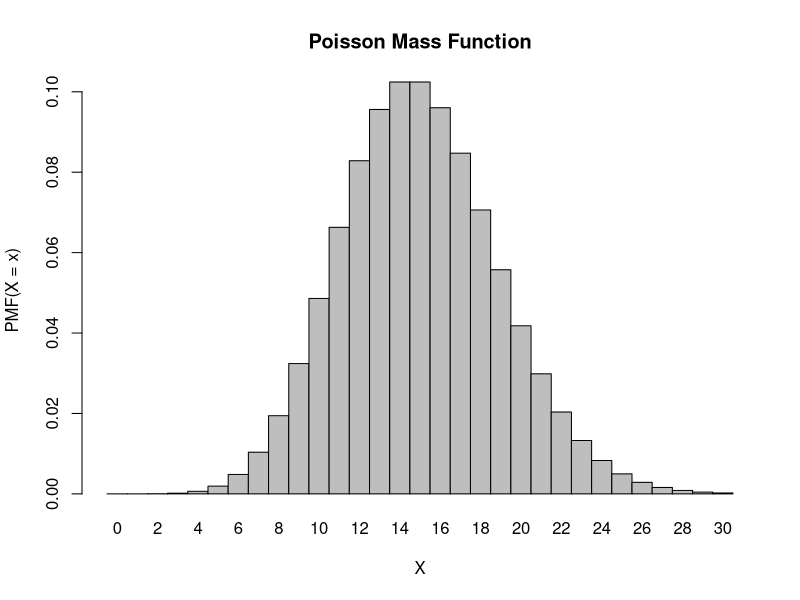
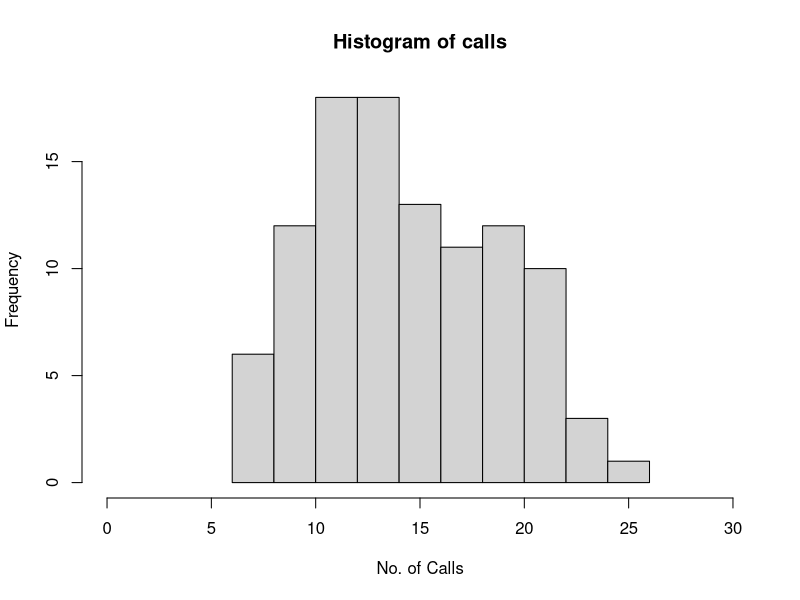

Source code (R) for these figures, in order:
## ---- chunk 1
1-dpois(8,15)
## ---- chunk 2
dpois(0,15)
## ---- chunk 3
dpois(3,15)
## ---- chunk 4
l = 15
x <- 0:30
probset <- dpois(x = x, lambda = l)
barplot(probset, names.arg = x, space = 0, xlab = "X", ylab = "PMF(X = x)", main = "Poisson Mass Function")
## ---- chunk 5
rpois(104, 15)
## ---- chunk 6
library(ggplot2)
graph <- rpois(104, 15)  
hist(graph,xlab = "No. of Calls", ylab ="Frequency", main = "Histogram of calls", xlim=c(0,30))
